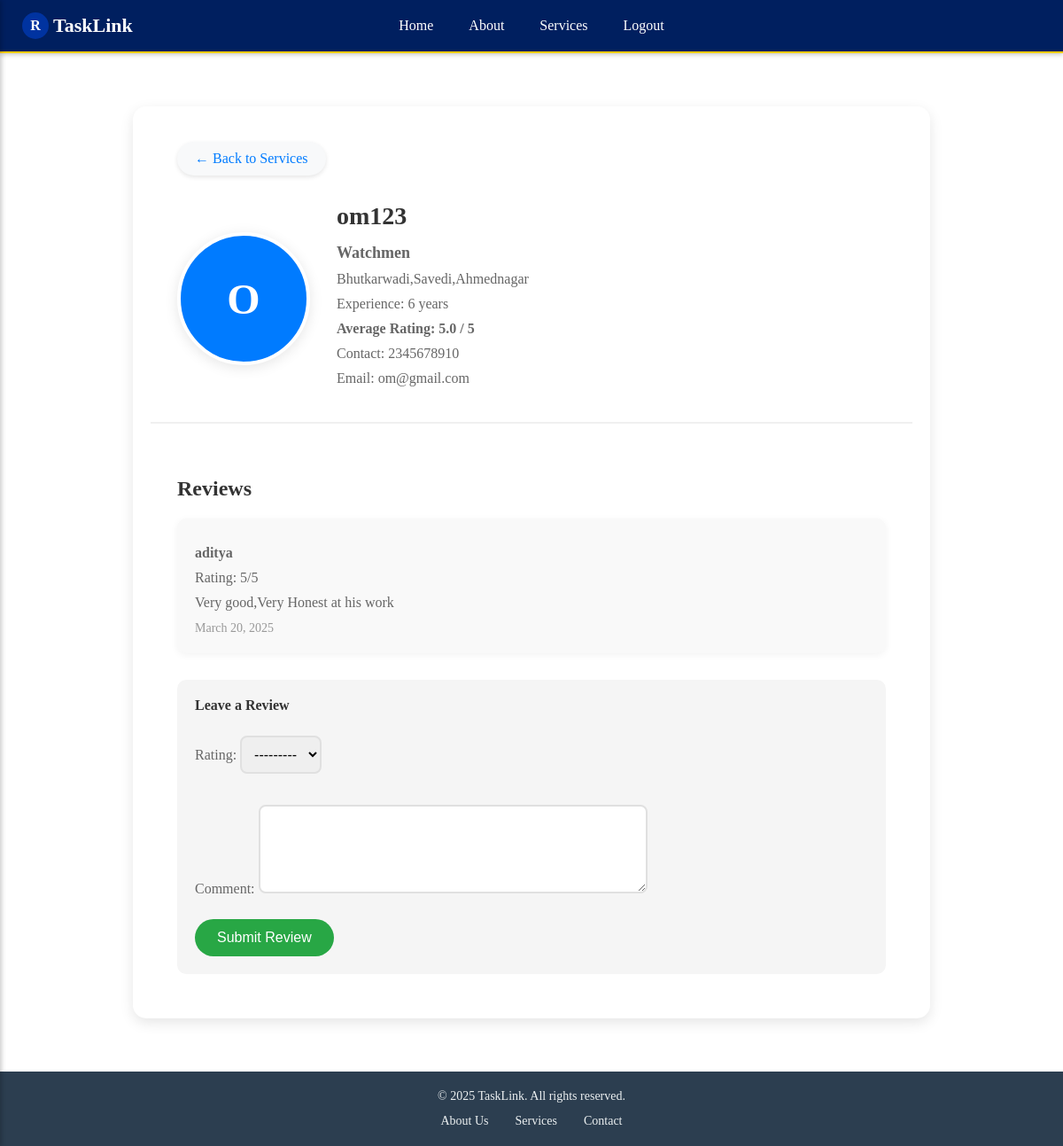
Screenshot of /worker/16/ (signed in) with the database file from the repository.
### MyApp/models.py (models this page shows)
class CustomUser(AbstractUser):
    email = models.EmailField(unique=True)
    mobile_number = models.CharField(max_length=15, blank=True, null=True)
    otp = models.CharField(max_length=6, blank=True, null=True)
    is_otp_verified = models.BooleanField(default=False)
    is_worker = models.BooleanField(default=False)
    worker_type = models.CharField(max_length=100, blank=True, null=True)
    experience = models.PositiveIntegerField(blank=True, null=True)
    location = models.CharField(max_length=255, blank=True, null=True)
    is_subscribed = models.BooleanField(default=False)
    subscription_date = models.DateTimeField(blank=True, null=True)

class WorkerReview(models.Model):
    worker = models.ForeignKey(CustomUser, on_delete=models.CASCADE, related_name='reviews')
    reviewer = models.ForeignKey(CustomUser, on_delete=models.CASCADE, related_name='given_reviews')
    rating = models.PositiveIntegerField(choices=[(i, i) for i in range(1, 6)])
    comment = models.TextField(blank=True, null=True)
    created_at = models.DateTimeField(auto_now_add=True)
    class Meta:
        unique_together = ('worker', 'reviewer')

### MyApp/views.py (the view)
# urls.py: path('worker/<int:worker_id>/', views.worker_profile, name='worker_profile'),
def worker_profile(request, worker_id):
    worker = get_object_or_404(CustomUser, id=worker_id, is_worker=True)
    reviews = WorkerReview.objects.filter(worker=worker)
    rating_avg = reviews.aggregate(Avg('rating'))['rating__avg'] or 0
    has_reviewed = False
    if request.user.is_authenticated:
        has_reviewed = WorkerReview.objects.filter(
            worker=worker,
            reviewer=request.user
        ).exists()
    is_subscribed = request.user.is_authenticated and request.user.is_subscribed
    is_worker = request.user == worker
    review_form = None
    if is_subscribed and not is_worker and request.method == "POST":
        review_form = WorkerReviewForm(request.POST)
        if review_form.is_valid() and not has_reviewed:
            review = review_form.save(commit=False)
            review.worker = worker
            review.reviewer = request.user
            review.save()
            return redirect('worker_profile', worker_id=worker.id)
    else:
        review_form = WorkerReviewForm()
    context = {
        'worker': worker,
        'reviews': reviews,
        'rating_avg': rating_avg,
        'is_subscribed': is_subscribed,
        'is_worker': is_worker,
        'review_form': review_form,
        'has_reviewed': has_reviewed,
    }
    return render(request, 'worker_profile.html', context)

### MyApp/forms.py
class WorkerReviewForm(forms.ModelForm):
    class Meta:
        model = WorkerReview
        fields = ['rating', 'comment']
        widgets = {
            'comment': forms.Textarea(attrs={'rows': 4}),
            'rating': forms.Select(choices=[(i, f"{i} stars") for i in range(1, 6)])
        }

### MyApp/templates/worker_profile.html (shortened to what this page needs)
{% extends 'Navbar.html' %}
{% block content %}
<div class="profile-container">
    <div class="profile-back-button">
        <a href="{% url 'services' %}" class="back-btn">← Back to Services</a>
    </div>
    <div class="profile-header">
        {% if worker.profile_picture %}
            <img src="{{ worker.profile_picture.url }}" alt="{{ worker.username }}" class="profile-image">
        {% else %}
            <div class="profile-initial">{{ worker.username|first|upper }}</div>
        {% endif %}
        <div class="profile-details">
            <h2>{{ worker.username }}</h2>
            <p class="profile-type">{{ worker.worker_type }}</p>
            <p class="profile-location">{{ worker.location }}</p>
            <p class="profile-experience">Experience: {{ worker.experience|default:"0" }} years</p>
            <p class="profile-rating">Average Rating: {{ rating_avg|floatformat:1 }} / 5</p>
            {% if is_subscribed and not is_worker %}
                <p class="profile-contact">Contact: {{ worker.mobile_number }}</p>
                <p class="profile-email">Email: {{ worker.email }}</p>
            {% elif not is_subscribed and not is_worker %}
                <p class="subscribe-prompt">Please <a href="{% url 'subscribe' %}">subscribe</a> to view contact details</p>
            {% endif %}
        </div>
    </div>
    <div class="reviews-container">
        <h3>Reviews</h3>
        {% if reviews %}
            {% for review in reviews %}
            <div class="review-card">
                <p class="reviewer-name"><strong>{{ review.reviewer.username }}</strong></p>
                <p class="review-rating">Rating: {{ review.rating }}/5</p>
                <p class="review-comment">{{ review.comment }}</p>
                <small class="review-date">{{ review.created_at|date:"F d, Y" }}</small>
            </div>
            {% endfor %}
        {% else %}
            <p class="no-reviews">No reviews yet.</p>
        {% endif %}
        {% if is_subscribed and not is_worker %}
            {% if has_reviewed %}
                <p class="already-reviewed">Already Submitted A Review!</p>
            {% else %}
                <div class="review-form-container">
                    <h4>Leave a Review</h4>
                    <form method="POST" class="review-form">
                        {{ review_form.as_p }}
                        <button type="submit" class="submit-review-btn">Submit Review</button>
                    </form>
                </div>
            {% endif %}
        {% endif %}
    </div>
</div>
{% endblock %}

### MyApp/templates/Navbar.html (shortened to what this page needs)
<!DOCTYPE html>
<html lang="en">
<head>
    {% load static %}
    <link rel="stylesheet" href="{% static 'css/styles.css' %}">
    <link rel="stylesheet" href="{% static 'css/home.css' %}">
    <link rel="stylesheet" href="{% static 'css/footer.css' %}">
    <link rel="stylesheet" href="{% static 'css/navbar.css' %}">
    <link rel="stylesheet" href="{% static 'css/about.css' %}">
    <link rel="stylesheet" href="{% static 'css/profile.css' %}">
    <link rel="stylesheet" href="{% static 'css/registration.css' %}">
    <link rel="stylesheet" href="{% static 'css/verify_otp.css' %}">
    <link rel="stylesheet" href="{% static 'css/services.css' %}">
    <link rel="stylesheet" href="{% static 'css/worker_profile.css' %}">
    <link rel="stylesheet" href="https://cdnjs.cloudflare.com/ajax/libs/font-awesome/6.0.0-beta3/css/all.min.css">
</head>
<body class="page-body">
    <div class="site-wrapper">
        <nav id="main-navbar">
            <div class="navbar-container">
                <div class="navbar-left">
                    {% if request.user.is_authenticated %}
                    <a href="{% url 'profile' %}" class="profile-icon">{{ request.user.username|first|upper }}</a>
                    {% endif %}
                    <div class="navbar-logo">
                        <a href="{% url 'home' %}" class="logo-link">TaskLink</a>
                    </div>
                </div>
                <div class="navbar-center">
                    <ul class="navbar-links">
                        <li class="nav-item"><a href="{% url 'home' %}" class="nav-link">Home</a></li>
                        <li class="nav-item"><a href="{% url 'about' %}" class="nav-link">About</a></li>
                        <li class="nav-item"><a href="{% url 'services' %}" class="nav-link">Services</a></li>
                        {% if request.user.is_authenticated %}
                            <li class="nav-item"><a href="{% url 'logout' %}" class="nav-link">Logout</a></li>
                        {% else %}
                            <li class="nav-item"><a href="{% url 'login' %}" class="nav-link">Login</a></li>
                        {% endif %}
                    </ul>
                </div>
                <div class="navbar-right">
                </div>
            </div>
        </nav>
        <div class="main-content">
            {% block content %}
            {% endblock %}
        </div>
        <footer id="tasklink-footer">
            <div class="footer-container">
                <p class="footer-copyright">© 2025 TaskLink. All rights reserved.</p>
                <ul class="footer-nav">
                    <li class="footer-nav-item"><a href="{% url 'about' %}" class="footer-nav-link">About Us</a></li>
                    <li class="footer-nav-item"><a href="{% url 'services' %}" class="footer-nav-link">Services</a></li>
                    <li class="footer-nav-item"><a href="#" class="footer-nav-link">Contact</a></li>
                </ul>
            </div>
        </footer>
    </div>
</body>
</html>

### MyApp/static/CSS/footer.css (style rules this page uses)
#tasklink-footer { background-color: #2c3e50; padding: 20px; color: #ecf0f1; text-align: center; }
.footer-container { max-width: 1200px; margin: 0 auto; }
.footer-copyright { font-size: 14px; margin-bottom: 10px; }
.footer-nav { list-style: none; padding: 0; display: flex; justify-content: center; flex-wrap: wrap; }
.footer-nav-item { margin: 0 15px; }
.footer-nav-link { color: #ecf0f1; text-decoration: none; font-size: 14px; transition: color 0.3s; }

### MyApp/static/CSS/navbar.css (style rules this page uses)
#main-navbar { background-color: #001f5f; padding: 0 20px; display: flex; justify-content: center; align-items: center; box-shadow: 0 2px 5px rgba(0, 0, 0, 0.2); position: relative; border-bottom: 2px solid #ffcc00; height: 60px; }
.navbar-container { display: flex; justify-content: space-between; align-items: center; width: 100%; height: 100%; max-width: 1200px; }
.navbar-left { display: flex; align-items: center; height: 100%; margin-left: 5px; width: 20%; }
.profile-icon { display: flex; align-items: center; justify-content: center; padding: 0; width: 30px; height: 30px; border-radius: 50%; background-color: #0033a0; color: white; text-decoration: none; font-weight: bold; margin-right: 5px; }
.navbar-logo { display: flex; align-items: center; height: 100%; }
.navbar-logo .logo-link { color: #ffffff; font-size: 22px; font-weight: bold; text-decoration: none; display: flex; align-items: center; height: 100%; }
.navbar-center { display: flex; align-items: center; height: 100%; justify-content: center; width: 60%; position: absolute; left: 50%; transform: translateX(-50%); }
.navbar-links { list-style: none; margin: 0; padding: 0; display: flex; justify-content: center; height: 100%; }
.nav-item { margin: 0 10px; height: 100%; display: flex; align-items: center; }
.nav-link { color: #ffffff; text-decoration: none; font-size: 16px; padding: 0 10px; height: 100%; display: flex; align-items: center; transition: background-color 0.3s; }
.navbar-right { display: flex; align-items: center; height: 100%; justify-content: flex-end; width: 20%; }

### MyApp/static/CSS/profile.css (style rules this page uses)
.profile-container { max-width: 600px; margin: 40px auto; padding: 20px; background: #fff; border-radius: 15px; box-shadow: 0 5px 15px rgba(0,0,0,0.1); }
.profile-container h2 { color: #333; margin-bottom: 20px; }
.profile-container p { margin: 10px 0; color: #666; }
.profile-container h3 { color: #333; margin-top: 30px; margin-bottom: 15px; }

### MyApp/static/CSS/registration.css (style rules this page uses)
.main-content { padding: 20px; flex: 1; }

### MyApp/static/CSS/verify_otp.css (style rules this page uses)
* { margin: 0; padding: 0; box-sizing: border-box; }

### rows the page displays
CustomUser: user.username|first "R"
CustomUser: username|first "O", username "om123", worker_type "Watchmen", location "Bhutkarwadi,Savedi,Ahmednagar", experience "6", mobile_number "2345678910", email "om@gmail.com"
WorkerReview: reviewer.username "aditya", rating "5", comment "Very good,Very Honest at his work", created_at "March 20, 2025"

### other values shown
{{ rating_avg|floatformat:1 }} "5.0"
